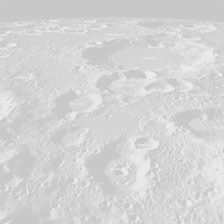
#> input picture Лабораторная по numpy/1 задача/lunar01_raw.jpg, 224 x 224 px
$ python np1.py
#> lines starting #> are read from the running program, lines starting #| are printed output that depends on the picture
import numpy as np
from PIL import Image
number='01'
img = Image.open('lunar'+number+'_raw.jpg')
#> img is the input picture: PIL image 224x224 L; min 191, max 243, mean 212
data = np.array(img)

mas_min=[]
mas_max=[]
for i in data:
    mas_min.append(min(i))
    mas_max.append(max(i))
#> after the loop, mas_max = 224 values, max 243 at index 74, min 200 at index 5, mean 233.3; mas_min = 224 values, max 200 at index 0, min 191 at index 174, mean 196.3

k=round((255/(max(mas_max)-min(mas_min))),1)
#> k = 4.9
b=round((-1)*min(mas_min)*k,1)
#> b = -935.9

for i in range (len(data)):
    for j in range(len(data[i])):
        data[i][j]=int(data[i][j]*k+b)
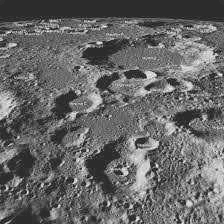
#> data: shape (224, 224); min 0, max 254, mean 102.5

# запись картинки после обработки
res_img = Image.fromarray(data)
res_img.save('new_lunar'+number+'_raw.jpg')

$ run again, with Лабораторная по numpy/1 задача/lunar02_raw.jpg copied over Лабораторная по numpy/1 задача/lunar01_raw.jpg
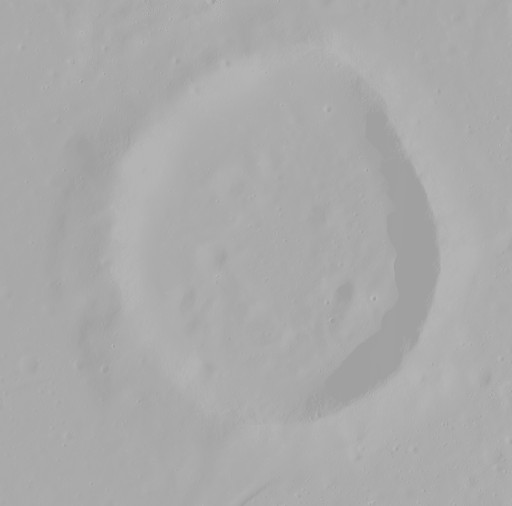
#> input picture Лабораторная по numpy/1 задача/lunar02_raw.jpg, 512 x 506 px
#> img is the input picture: PIL image 512x506 L; min 155, max 185, mean 170.3
#> after the loop `for i in data:`: mas_max = 506 values, max 185 at index 298, min 174 at index 473, mean 179.4; mas_min = 506 values, max 168 at index 466, min 155 at index 319, mean 160.9
#> k = 8.5
#> b = -1317.5
#> after the loop `for i in range (len(data)):`:
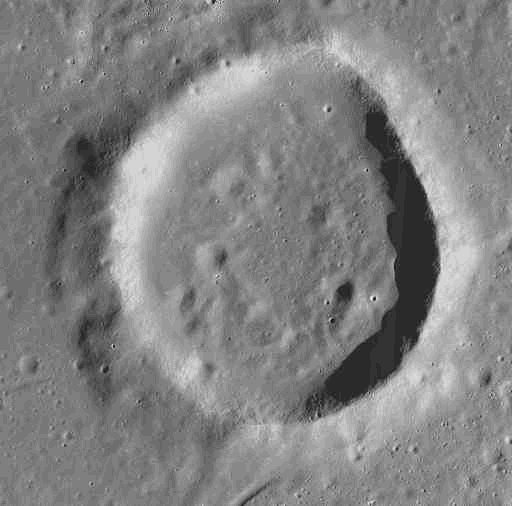
#> data: shape (506, 512); min 0, max 255, mean 129.9
